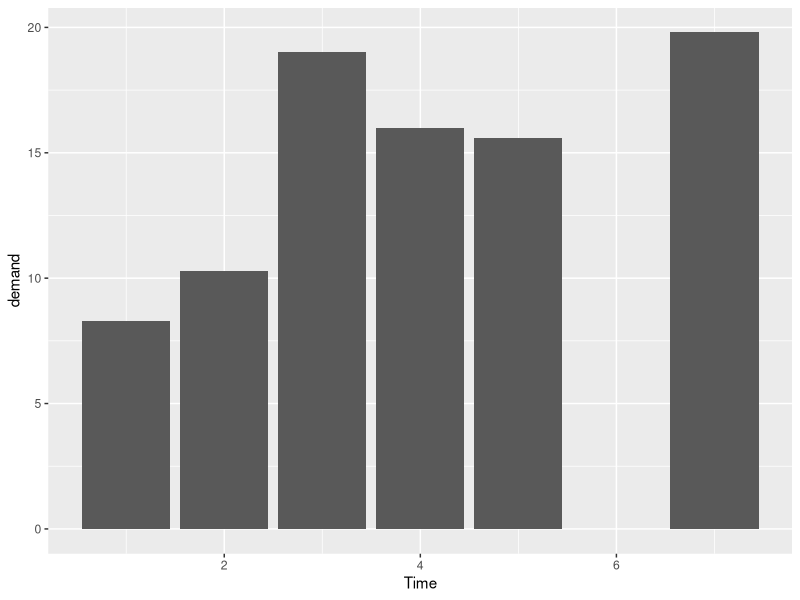

This figure's R source:
library(ggplot2)
data = BOD
# Bar graph of values. This uses the BOD data frame, with the
# "Time" column for x values and the "demand" column for y values.
g = ggplot(data, aes(x = Time, y = demand)) +
  geom_col()

print(g)
# Convert the x variable to a factor, so that it is treated as discrete
#ggplot(BOD, aes(x = factor(Time), y = demand)) +
#  geom_col()